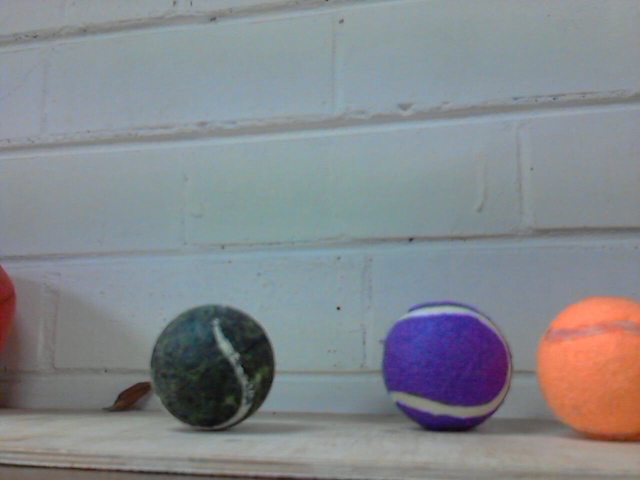
#> input picture Pics/2016-04-19-204133.jpg, 1280 x 960 px, given in place of the camera (shown at 1/2 size)
$ python detectBall.py Pics/2016-04-19-204133.jpg   (Python 2 division)   (older library calls are emulated)
#> lines starting #> are read from the running program, lines starting #| are printed output that depends on the picture; after the words box and inside, x2 and y2 are one past the last pixel; in counts of white or black regions, pixels touching at a corner belong together
#> in takePicture, im is the input picture: shape (960, 1280, 3); mean B, G, R 140.4, 136, 132
### Calibration.py
# This code takes images and calibrates the camera based of the images
# we expect the object to be detected in the bottom middle of the cameras view. This will calibrate on the largest object
# in this view

import cv2
import numpy as np

myDebug = False


def nothing(x):
    pass


###################################################################################################
def calibration(*file):
    cv2.namedWindow('image')
    cv2.createTrackbar('LowH', 'image', 1, 255, nothing)
    cv2.createTrackbar('HighH', 'image', 1, 255, nothing)
    cv2.createTrackbar('LowS', 'image', 1, 255, nothing)
    cv2.createTrackbar('HighS', 'image', 1, 255, nothing)
    cv2.createTrackbar('LowV', 'image', 1, 255, nothing)
    cv2.createTrackbar('HighV', 'image', 1, 255, nothing)
    cv2.namedWindow("imgOriginal", cv2.WINDOW_AUTOSIZE)  # create windows, use WINDOW_AUTOSIZE for a fixed window size
    cv2.namedWindow("imgMorph", cv2.WINDOW_AUTOSIZE)

    if not file:
        imgOriginal = cv2.imread('Pics/aaa.jpg', 1)
    else:
        imgOriginal = cv2.imread(file[0], 1)

    imgOriginal = cv2.resize(imgOriginal, (320, 240))
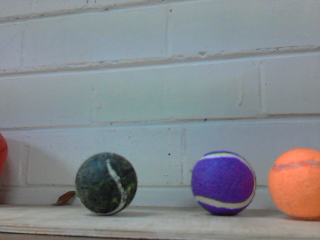
#> imgOriginal: shape (240, 320, 3); mean B, G, R 140.5, 136.2, 132.2

    result = list()
    rangeHSV = list()
    if (myDebug):
        rangeHSV.append((0))
    else:
        rangeHSV = scanImage()

    print "Checking Image \n"
    #    while(cv2.waitKey(1) != 27):

    while (len(rangeHSV) > 0):

        if (not (myDebug)):
            (lowHSV, highHSV) = rangeHSV.pop()
        else:
            cv2.waitKey(1)
            LowH = cv2.getTrackbarPos('LowH', 'image')
            HighH = cv2.getTrackbarPos('HighH', 'image')
            LowS = cv2.getTrackbarPos('LowS', 'image')
            HighS = cv2.getTrackbarPos('HighS', 'image')
            LowV = cv2.getTrackbarPos('LowV', 'image')
            HighV = cv2.getTrackbarPos('HighV', 'image')
            lowHSV = np.array([LowH, LowS, LowV])
            highHSV = np.array([HighH, HighS, HighV])

        # [4 lines of commented-out code are left out]

        morph = filterImage(imgOriginal, lowHSV, highHSV)

        imgCircle, count, maxRadius = circleDetectedBound(morph, imgOriginal)

        # Save the best results
        if (count > 0):
            elems = cv2.countNonZero(morph)
            result.append((imgCircle, count, maxRadius, elems, lowHSV, highHSV))
            # print count, maxRadius, elems, lowHSV, highHSV

        if (myDebug):
            cv2.imshow("imgOriginal", imgCircle)  # show windows
            cv2.imshow("imgMorph", morph)

    # end while
    (lowHSVResult, highHSVResult) = sortResults(result)

    # cv2.destroyAllWindows()                     # remove windows from memory
    # print (lowHSVResult, highHSVResult)
    return (lowHSVResult, highHSVResult)


###################################################################################################
##We optimise for low element count large radius and low count
# [14 lines left out: function sortResults, not called in this run]


###################################################################################################
# Give us a range of vaules with which to determine the best HSV value set
########horrible function that must be rewritten
def scanImage():
    rangeHSV = list()
    print "Generating HSV Ranges \n"
    for i in range(1, 255, 50):
        for j in range(1, 255, 50):
            for k in range(1, 255, 50):
                for l in range(255, 1, -50):
                    if (i > l): break
                    for m in range(255, 1, -50):
                        if (j > m): break
                        for n in range(255, 1, -50):
                            if (k > n): break
                            rangeHSV.append((np.array([i, j, k]), np.array([l, m, n])))

    return rangeHSV


###################################################################################################
def filterImage(imgOriginal, lowHSV, highHSV):
    imgHSV = cv2.cvtColor(imgOriginal, cv2.COLOR_BGR2HSV)
#> imgHSV: shape (240, 320, 3); mean H, S, V 84.3, 40, 148.2
    imgThresh = cv2.inRange(imgHSV, lowHSV, highHSV)
#> imgThresh: shape (240, 320); every value is 0

    imgDial = cv2.dilate(imgThresh, np.ones((5, 5), np.uint8))
    imgErode = cv2.erode(imgDial, np.ones((5, 5), np.uint8))

    str_el = cv2.getStructuringElement(cv2.MORPH_RECT, (5, 5))
    morph = cv2.morphologyEx(imgThresh, cv2.MORPH_OPEN, str_el)
    morph = cv2.morphologyEx(morph, cv2.MORPH_CLOSE, str_el)
    return morph


###################################################################################################
def circleDetectedBound(image, imgOriginal):
    height, width, temp = imgOriginal.shape
#> height = 240; width = 320; temp = 3
    xTop = .25 * width  # Boudning box for middle bottom of the image to find ball
#> xTop = 80
    yTop = .5 * height
#> yTop = 120
    xBottom = .75 * width
#> xBottom = 240
    yBottom = height
#> yBottom = 240
    cont, contours, hierarchy = cv2.findContours(image, cv2.RETR_TREE, cv2.CHAIN_APPROX_NONE)
#> contours = []
    # contours.sort()
    circleImg = cv2.copyMakeBorder(imgOriginal, 0, 0, 0, 0, cv2.BORDER_REPLICATE)  # copy image to display Circles

    circleCount = 0
    maxRadius = 0
    cv2.rectangle(circleImg, (int(xTop), int(yTop)), (int(xBottom), int(yBottom)), (0, 255, 0), 3)
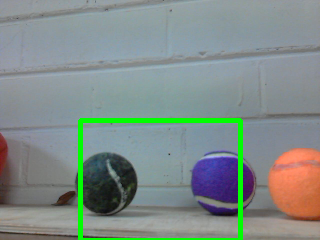
#> circleImg: shape (240, 320, 3); 2.99% of pixels changed, all inside (x1, y1, x2, y2) = (78, 118, 243, 240)
    for i in range(len(contours)):
        (x, y), r = cv2.minEnclosingCircle(contours[i])
        if (xTop <= x and x <= xBottom and yTop <= y and y <= yBottom):
            cv2.circle(circleImg, (int(x), int(y)), int(r), (0, 0, 255), 3)
            circleCount += 1
            maxRadius = max(maxRadius, r)
        else:
            return circleImg, 0, 0
#> this loop made 0 passes
#> after the loop, circleCount = 0
            # intRows, intColumns = imgErode.shape
    return circleImg, circleCount, maxRadius


# [2 lines that do not run on import are left out]

### detectBall.py
import cv2
import Calibration
from imutils.video import VideoStream
import datetime
import time

IS_PI = False

CAM_LOCATION = 0

def main():
    calib = []
    for i in range(1, 2):
        filename = takePicture()
        calibRes = Calibration.calibration(filename)  # calibrate camera many times to average the calibration
        calib.append(calibRes)

    capWebcam = openCamera()

    while True:
        imgOriginal = capWebcam.read()  # read next frame

        # get location of ball
        filteredImg = Calibration.filterImage(imgOriginal, (calib[0])[0], (calib[0])[1])

        print location(filteredImg)

        # endWhile


def location(filteredImg):
    maxRadius, xMax, yMax = (0, 0, 0)
    cont, contours, hierarchy = cv2.findContours(filteredImg, cv2.RETR_TREE, cv2.CHAIN_APPROX_NONE)

    for i in range(len(contours)):
        (x, y), r = cv2.minEnclosingCircle(contours[i])
        if (maxRadius < r):
            maxRadius = r
            xMax = x
            yMax = y

    return (xMax, yMax, maxRadius)


###################################################################################################

def openCamera():
    if (IS_PI):
        vs = VideoStream(usePiCamera=1).start()

    else:
        vs = VideoStream()

    time.sleep(2.0)

    return vs


###################################################################################################
def takePicture():
    filename = 'Pics/' + str(datetime.datetime.now()) + '.png'

    cam = openCamera()
    im = cam.read()
    cv2.imwrite(filename, im)
    cam.stop()
    return filename


###################################################################################################

if __name__ == "__main__":
    # main(sys.argv)
    main()

$ run again, on Pics/2016-04-26-182802.jpg
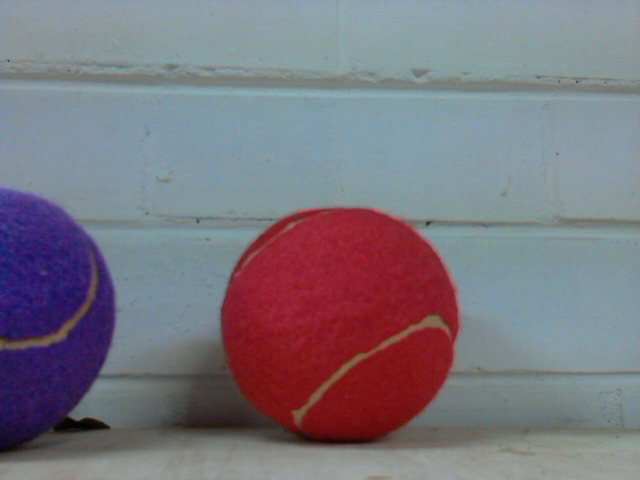
#> input picture Pics/2016-04-26-182802.jpg, 1280 x 960 px, given in place of the camera (shown at 1/2 size)
#> in takePicture, im is the input picture: shape (960, 1280, 3); mean B, G, R 127.2, 117.9, 122.2
#> in calibration, `imgOriginal = cv2.resize(imgOriginal, (320, 240))`:
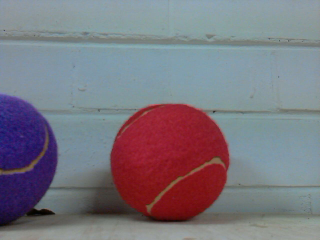
#> imgOriginal: shape (240, 320, 3); mean B, G, R 127.3, 118, 122.3
#> imgHSV: shape (240, 320, 3); mean H, S, V 98, 71.7, 142.7
#> imgThresh: shape (240, 320); every value is 0
#> contours = []
#> in circleDetectedBound, `cv2.rectangle(circleImg, (int(xTop), int(yTop)), (int(xBottom), int(yB..`:
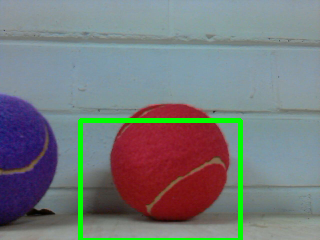
#> circleImg: shape (240, 320, 3); 2.99% of pixels changed, all inside (x1, y1, x2, y2) = (78, 118, 243, 240)
#> after the loop in circleDetectedBound, `for i in range(len(contours)):`: circleCount = 0

$ run again, on Pics/2016-04-26-182955.jpg
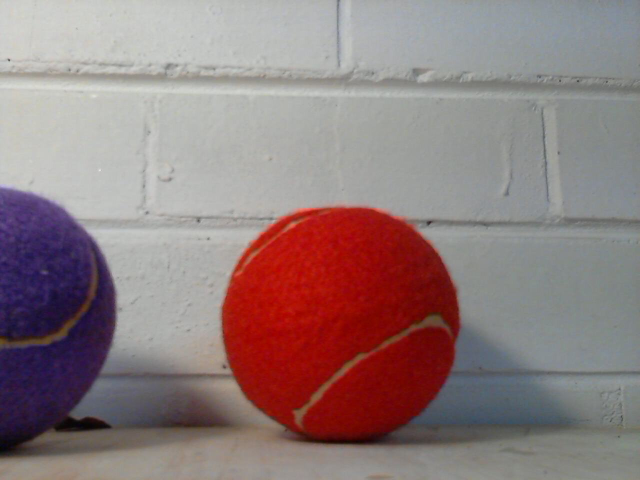
#> input picture Pics/2016-04-26-182955.jpg, 1280 x 960 px, given in place of the camera (shown at 1/2 size)
#> in takePicture, im is the input picture: shape (960, 1280, 3); mean B, G, R 125.1, 124.4, 143.5
#> in calibration, `imgOriginal = cv2.resize(imgOriginal, (320, 240))`:
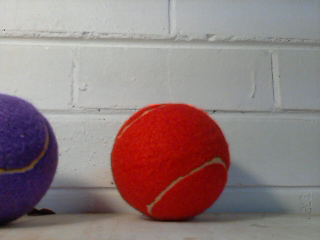
#> imgOriginal: shape (240, 320, 3); mean B, G, R 125.2, 124.5, 143.6
#> imgHSV: shape (240, 320, 3); mean H, S, V 58.6, 56.7, 148.3
#> imgThresh: shape (240, 320); every value is 0
#> contours = []
#> in circleDetectedBound, `cv2.rectangle(circleImg, (int(xTop), int(yTop)), (int(xBottom), int(yB..`:
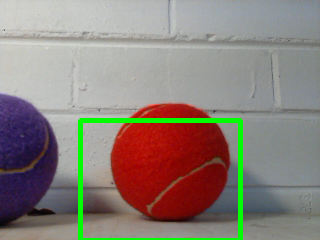
#> circleImg: shape (240, 320, 3); 2.99% of pixels changed, all inside (x1, y1, x2, y2) = (78, 118, 243, 240)
#> after the loop in circleDetectedBound, `for i in range(len(contours)):`: circleCount = 0

$ run again, on Pics/2016-04-26-183008.jpg
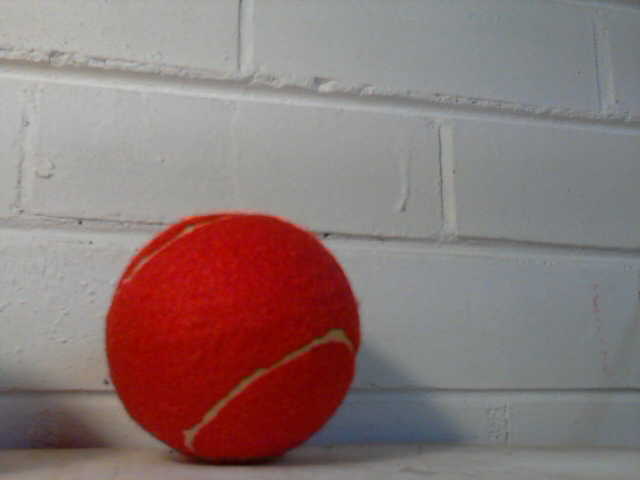
#> input picture Pics/2016-04-26-183008.jpg, 1280 x 960 px, given in place of the camera (shown at 1/2 size)
#> in takePicture, im is the input picture: shape (960, 1280, 3); mean B, G, R 117.7, 119.2, 138.8
#> in calibration, `imgOriginal = cv2.resize(imgOriginal, (320, 240))`:
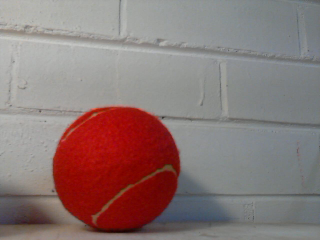
#> imgOriginal: shape (240, 320, 3); mean B, G, R 117.9, 119.4, 139
#> imgHSV: shape (240, 320, 3); mean H, S, V 58.3, 51.8, 142.3
#> imgThresh: shape (240, 320); every value is 0
#> contours = []
#> in circleDetectedBound, `cv2.rectangle(circleImg, (int(xTop), int(yTop)), (int(xBottom), int(yB..`:
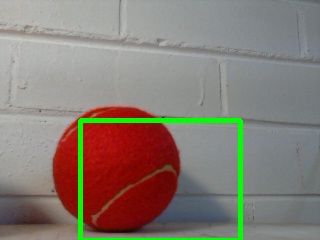
#> circleImg: shape (240, 320, 3); 2.99% of pixels changed, all inside (x1, y1, x2, y2) = (78, 118, 243, 240)
#> after the loop in circleDetectedBound, `for i in range(len(contours)):`: circleCount = 0
